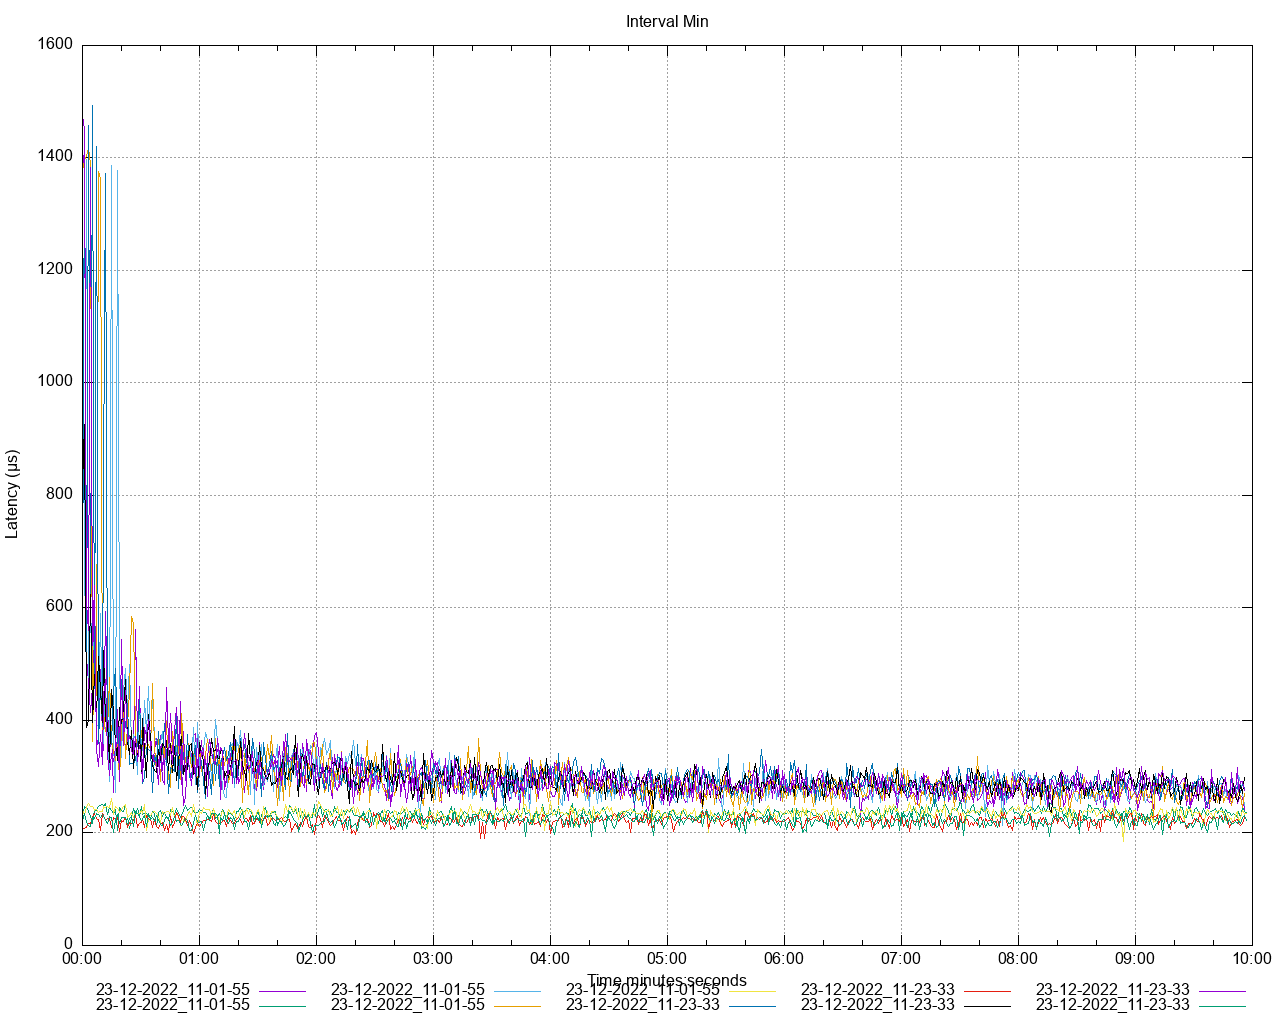

Reproduce this figure in gnuplot.
set title 'Interval Min' noenhanced
set style data lines
set datafile separator ","
set terminal png size 1280,1024
set grid
set key below
set xdata time
set timefmt "%s"
offset = 0
t0(x)=(offset=($0==0) ? x : offset, x - offset)
set xlabel 'Time minutes:seconds'
set ylabel 'Latency (μs)'
set output '/Users/ahmet.mircik/Workspace/python/hazelcast-simulator/offload-benchmarks/report/latency/latency_interval_min_get.png'
plot \
   '/Users/ahmet.mircik/Workspace/python/hazelcast-simulator/offload-benchmarks/report/data/latency_interval_min_get_1.data' using (t0(timecolumn(1))):2 title "23-12-2022_11-01-55" noenhanced , \
   '/Users/ahmet.mircik/Workspace/python/hazelcast-simulator/offload-benchmarks/report/data/latency_interval_min_get_2.data' using (t0(timecolumn(1))):2 title "23-12-2022_11-01-55" noenhanced , \
   '/Users/ahmet.mircik/Workspace/python/hazelcast-simulator/offload-benchmarks/report/data/latency_interval_min_get_3.data' using (t0(timecolumn(1))):2 title "23-12-2022_11-01-55" noenhanced , \
   '/Users/ahmet.mircik/Workspace/python/hazelcast-simulator/offload-benchmarks/report/data/latency_interval_min_get_4.data' using (t0(timecolumn(1))):2 title "23-12-2022_11-01-55" noenhanced , \
   '/Users/ahmet.mircik/Workspace/python/hazelcast-simulator/offload-benchmarks/report/data/latency_interval_min_get_5.data' using (t0(timecolumn(1))):2 title "23-12-2022_11-01-55" noenhanced , \
   '/Users/ahmet.mircik/Workspace/python/hazelcast-simulator/offload-benchmarks/report/data/latency_interval_min_get_6.data' using (t0(timecolumn(1))):2 title "23-12-2022_11-23-33" noenhanced , \
   '/Users/ahmet.mircik/Workspace/python/hazelcast-simulator/offload-benchmarks/report/data/latency_interval_min_get_7.data' using (t0(timecolumn(1))):2 title "23-12-2022_11-23-33" noenhanced , \
   '/Users/ahmet.mircik/Workspace/python/hazelcast-simulator/offload-benchmarks/report/data/latency_interval_min_get_8.data' using (t0(timecolumn(1))):2 title "23-12-2022_11-23-33" noenhanced , \
   '/Users/ahmet.mircik/Workspace/python/hazelcast-simulator/offload-benchmarks/report/data/latency_interval_min_get_9.data' using (t0(timecolumn(1))):2 title "23-12-2022_11-23-33" noenhanced , \
   '/Users/ahmet.mircik/Workspace/python/hazelcast-simulator/offload-benchmarks/report/data/latency_interval_min_get_10.data' using (t0(timecolumn(1))):2 title "23-12-2022_11-23-33" noenhanced , \
